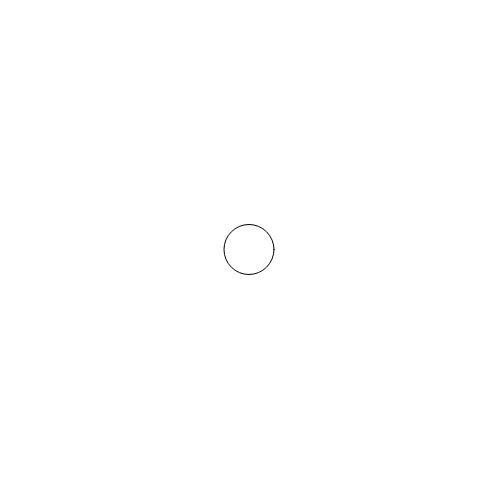
Frame 1 (no input)
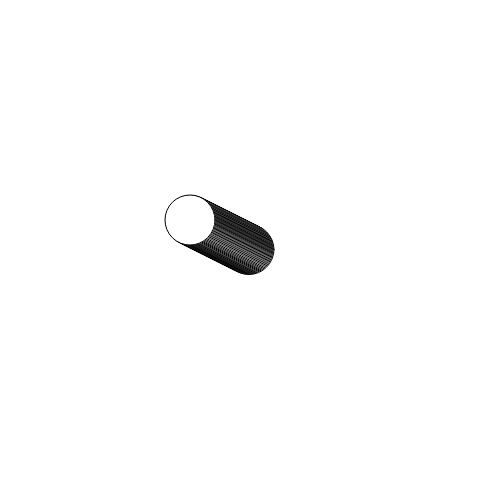
Frame 60 (no input)
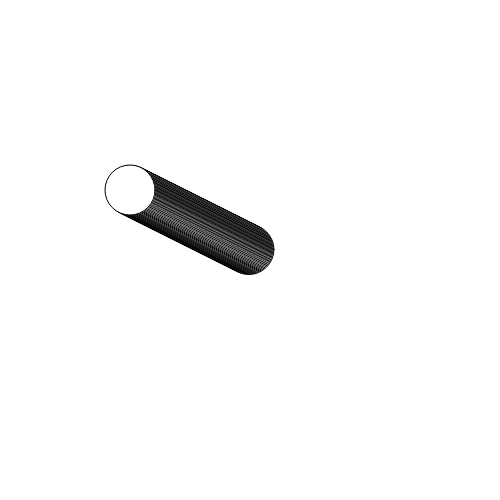
Frame 120 (the mouse pressed at the canvas centre since frame 60)

The p5.js sketch that drew these frames (run headless with seeded random() and noise() and a simulated clock; from frame 60 on, the mouse is pressed at the canvas centre):

// p5.js sketch
// ── sketch.js
function setup() { 
  createCanvas(500, 500);
  x = width/2
  y = height/2
  xspeed = -1; 
  yspeed = 0.5*xspeed; 
} 



function draw() { 
  background(220,200,200,0);
  
  
    if (x <= 25 || x >= width-25) {
      xspeed *= -1;
    }
    if (y <= 25 || y >= height-25) {
      yspeed *= -1;
    }
    x+=xspeed; 
    y+=yspeed; 
  
  
  ellipse(x, y, 50, 50); 
}
